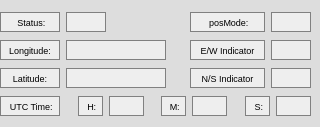
<?xml version="1.0" encoding="UTF-8"?>
<ui version="4.0">
 <class>gpgllwin</class>
 <widget class="QDialog" name="gpgllwin">
  <property name="geometry">
   <rect>
    <x>0</x>
    <y>0</y>
    <width>320</width>
    <height>127</height>
   </rect>
  </property>
  <property name="sizePolicy">
   <sizepolicy hsizetype="Fixed" vsizetype="Fixed">
    <horstretch>0</horstretch>
    <verstretch>0</verstretch>
   </sizepolicy>
  </property>
  <property name="minimumSize">
   <size>
    <width>320</width>
    <height>127</height>
   </size>
  </property>
  <property name="maximumSize">
   <size>
    <width>320</width>
    <height>127</height>
   </size>
  </property>
  <property name="windowTitle">
   <string>Dialog</string>
  </property>
  <property name="styleSheet">
   <string notr="true">*{background-color:#dddddd;}


QLineEdit{background-color:#eeeeee;
border:1px solid gray }

QLabel{
background-color:#eeeeee;
border:1px solid gray}</string>
  </property>
  <widget class="QWidget" name="verticalWidget" native="true">
   <property name="geometry">
    <rect>
     <x>0</x>
     <y>10</y>
     <width>311</width>
     <height>108</height>
    </rect>
   </property>
   <layout class="QVBoxLayout" name="verticalLayout">
    <item>
     <layout class="QHBoxLayout" name="horizontalLayout_4">
      <item>
       <widget class="QLabel" name="sttsl">
        <property name="sizePolicy">
         <sizepolicy hsizetype="Fixed" vsizetype="Fixed">
          <horstretch>0</horstretch>
          <verstretch>0</verstretch>
         </sizepolicy>
        </property>
        <property name="minimumSize">
         <size>
          <width>60</width>
          <height>20</height>
         </size>
        </property>
        <property name="maximumSize">
         <size>
          <width>60</width>
          <height>20</height>
         </size>
        </property>
        <property name="font">
         <font>
          <pointsize>7</pointsize>
         </font>
        </property>
        <property name="text">
         <string> Status:</string>
        </property>
        <property name="alignment">
         <set>Qt::AlignCenter</set>
        </property>
       </widget>
      </item>
      <item>
       <widget class="QLineEdit" name="stts">
        <property name="sizePolicy">
         <sizepolicy hsizetype="Fixed" vsizetype="Fixed">
          <horstretch>50</horstretch>
          <verstretch>0</verstretch>
         </sizepolicy>
        </property>
        <property name="minimumSize">
         <size>
          <width>40</width>
          <height>20</height>
         </size>
        </property>
        <property name="maximumSize">
         <size>
          <width>40</width>
          <height>20</height>
         </size>
        </property>
        <property name="alignment">
         <set>Qt::AlignCenter</set>
        </property>
        <property name="readOnly">
         <bool>true</bool>
        </property>
       </widget>
      </item>
      <item>
       <spacer name="horizontalSpacer_7">
        <property name="orientation">
         <enum>Qt::Horizontal</enum>
        </property>
        <property name="sizeHint" stdset="0">
         <size>
          <width>40</width>
          <height>20</height>
         </size>
        </property>
       </spacer>
      </item>
      <item>
       <widget class="QLabel" name="posml">
        <property name="sizePolicy">
         <sizepolicy hsizetype="Fixed" vsizetype="Fixed">
          <horstretch>0</horstretch>
          <verstretch>0</verstretch>
         </sizepolicy>
        </property>
        <property name="minimumSize">
         <size>
          <width>75</width>
          <height>20</height>
         </size>
        </property>
        <property name="maximumSize">
         <size>
          <width>75</width>
          <height>20</height>
         </size>
        </property>
        <property name="font">
         <font>
          <pointsize>7</pointsize>
         </font>
        </property>
        <property name="text">
         <string> posMode:</string>
        </property>
        <property name="alignment">
         <set>Qt::AlignCenter</set>
        </property>
       </widget>
      </item>
      <item>
       <widget class="QLineEdit" name="posm">
        <property name="sizePolicy">
         <sizepolicy hsizetype="Fixed" vsizetype="Fixed">
          <horstretch>50</horstretch>
          <verstretch>0</verstretch>
         </sizepolicy>
        </property>
        <property name="minimumSize">
         <size>
          <width>40</width>
          <height>20</height>
         </size>
        </property>
        <property name="maximumSize">
         <size>
          <width>40</width>
          <height>20</height>
         </size>
        </property>
        <property name="alignment">
         <set>Qt::AlignCenter</set>
        </property>
        <property name="readOnly">
         <bool>true</bool>
        </property>
       </widget>
      </item>
     </layout>
    </item>
    <item>
     <layout class="QHBoxLayout" name="horizontalLayout_2">
      <item>
       <widget class="QLabel" name="lnhl">
        <property name="sizePolicy">
         <sizepolicy hsizetype="Minimum" vsizetype="Fixed">
          <horstretch>0</horstretch>
          <verstretch>0</verstretch>
         </sizepolicy>
        </property>
        <property name="minimumSize">
         <size>
          <width>60</width>
          <height>20</height>
         </size>
        </property>
        <property name="maximumSize">
         <size>
          <width>60</width>
          <height>20</height>
         </size>
        </property>
        <property name="font">
         <font>
          <pointsize>7</pointsize>
         </font>
        </property>
        <property name="text">
         <string>Longitude:</string>
        </property>
        <property name="alignment">
         <set>Qt::AlignCenter</set>
        </property>
       </widget>
      </item>
      <item>
       <widget class="QLineEdit" name="lon">
        <property name="sizePolicy">
         <sizepolicy hsizetype="Fixed" vsizetype="Fixed">
          <horstretch>0</horstretch>
          <verstretch>0</verstretch>
         </sizepolicy>
        </property>
        <property name="minimumSize">
         <size>
          <width>100</width>
          <height>20</height>
         </size>
        </property>
        <property name="maximumSize">
         <size>
          <width>100</width>
          <height>20</height>
         </size>
        </property>
        <property name="alignment">
         <set>Qt::AlignCenter</set>
        </property>
        <property name="readOnly">
         <bool>true</bool>
        </property>
       </widget>
      </item>
      <item>
       <spacer name="horizontalSpacer_2">
        <property name="orientation">
         <enum>Qt::Horizontal</enum>
        </property>
        <property name="sizeHint" stdset="0">
         <size>
          <width>40</width>
          <height>20</height>
         </size>
        </property>
       </spacer>
      </item>
      <item>
       <widget class="QLabel" name="ewil">
        <property name="sizePolicy">
         <sizepolicy hsizetype="Minimum" vsizetype="Fixed">
          <horstretch>75</horstretch>
          <verstretch>0</verstretch>
         </sizepolicy>
        </property>
        <property name="minimumSize">
         <size>
          <width>75</width>
          <height>20</height>
         </size>
        </property>
        <property name="maximumSize">
         <size>
          <width>16777215</width>
          <height>20</height>
         </size>
        </property>
        <property name="font">
         <font>
          <pointsize>7</pointsize>
         </font>
        </property>
        <property name="text">
         <string>E/W Indicator</string>
        </property>
        <property name="alignment">
         <set>Qt::AlignCenter</set>
        </property>
       </widget>
      </item>
      <item>
       <widget class="QLineEdit" name="ewi">
        <property name="sizePolicy">
         <sizepolicy hsizetype="Fixed" vsizetype="Fixed">
          <horstretch>50</horstretch>
          <verstretch>0</verstretch>
         </sizepolicy>
        </property>
        <property name="minimumSize">
         <size>
          <width>40</width>
          <height>20</height>
         </size>
        </property>
        <property name="maximumSize">
         <size>
          <width>40</width>
          <height>20</height>
         </size>
        </property>
        <property name="alignment">
         <set>Qt::AlignCenter</set>
        </property>
        <property name="readOnly">
         <bool>true</bool>
        </property>
       </widget>
      </item>
     </layout>
    </item>
    <item>
     <layout class="QHBoxLayout" name="horizontalLayout">
      <item>
       <widget class="QLabel" name="lttl">
        <property name="sizePolicy">
         <sizepolicy hsizetype="Minimum" vsizetype="Fixed">
          <horstretch>0</horstretch>
          <verstretch>0</verstretch>
         </sizepolicy>
        </property>
        <property name="minimumSize">
         <size>
          <width>60</width>
          <height>20</height>
         </size>
        </property>
        <property name="maximumSize">
         <size>
          <width>60</width>
          <height>20</height>
         </size>
        </property>
        <property name="font">
         <font>
          <pointsize>7</pointsize>
         </font>
        </property>
        <property name="text">
         <string>Latitude:</string>
        </property>
        <property name="alignment">
         <set>Qt::AlignCenter</set>
        </property>
       </widget>
      </item>
      <item>
       <widget class="QLineEdit" name="lat">
        <property name="sizePolicy">
         <sizepolicy hsizetype="Fixed" vsizetype="Fixed">
          <horstretch>0</horstretch>
          <verstretch>0</verstretch>
         </sizepolicy>
        </property>
        <property name="minimumSize">
         <size>
          <width>100</width>
          <height>20</height>
         </size>
        </property>
        <property name="maximumSize">
         <size>
          <width>100</width>
          <height>20</height>
         </size>
        </property>
        <property name="alignment">
         <set>Qt::AlignCenter</set>
        </property>
        <property name="readOnly">
         <bool>true</bool>
        </property>
       </widget>
      </item>
      <item>
       <spacer name="horizontalSpacer">
        <property name="orientation">
         <enum>Qt::Horizontal</enum>
        </property>
        <property name="sizeHint" stdset="0">
         <size>
          <width>40</width>
          <height>20</height>
         </size>
        </property>
       </spacer>
      </item>
      <item>
       <widget class="QLabel" name="nsil">
        <property name="sizePolicy">
         <sizepolicy hsizetype="Minimum" vsizetype="Fixed">
          <horstretch>75</horstretch>
          <verstretch>0</verstretch>
         </sizepolicy>
        </property>
        <property name="minimumSize">
         <size>
          <width>75</width>
          <height>20</height>
         </size>
        </property>
        <property name="maximumSize">
         <size>
          <width>80</width>
          <height>20</height>
         </size>
        </property>
        <property name="font">
         <font>
          <pointsize>7</pointsize>
         </font>
        </property>
        <property name="text">
         <string>N/S Indicator</string>
        </property>
        <property name="alignment">
         <set>Qt::AlignCenter</set>
        </property>
       </widget>
      </item>
      <item>
       <widget class="QLineEdit" name="nsi">
        <property name="sizePolicy">
         <sizepolicy hsizetype="Fixed" vsizetype="Fixed">
          <horstretch>50</horstretch>
          <verstretch>0</verstretch>
         </sizepolicy>
        </property>
        <property name="minimumSize">
         <size>
          <width>40</width>
          <height>20</height>
         </size>
        </property>
        <property name="maximumSize">
         <size>
          <width>40</width>
          <height>20</height>
         </size>
        </property>
        <property name="alignment">
         <set>Qt::AlignCenter</set>
        </property>
        <property name="readOnly">
         <bool>true</bool>
        </property>
       </widget>
      </item>
     </layout>
    </item>
    <item>
     <layout class="QHBoxLayout" name="horizontalLayout_3">
      <item>
       <widget class="QLabel" name="utcl">
        <property name="sizePolicy">
         <sizepolicy hsizetype="Fixed" vsizetype="Fixed">
          <horstretch>0</horstretch>
          <verstretch>0</verstretch>
         </sizepolicy>
        </property>
        <property name="minimumSize">
         <size>
          <width>60</width>
          <height>20</height>
         </size>
        </property>
        <property name="maximumSize">
         <size>
          <width>60</width>
          <height>20</height>
         </size>
        </property>
        <property name="font">
         <font>
          <pointsize>7</pointsize>
         </font>
        </property>
        <property name="text">
         <string> UTC Time:</string>
        </property>
        <property name="alignment">
         <set>Qt::AlignCenter</set>
        </property>
       </widget>
      </item>
      <item>
       <spacer name="horizontalSpacer_5">
        <property name="orientation">
         <enum>Qt::Horizontal</enum>
        </property>
        <property name="sizeHint" stdset="0">
         <size>
          <width>40</width>
          <height>20</height>
         </size>
        </property>
       </spacer>
      </item>
      <item>
       <widget class="QLabel" name="label_6">
        <property name="sizePolicy">
         <sizepolicy hsizetype="Fixed" vsizetype="Fixed">
          <horstretch>0</horstretch>
          <verstretch>0</verstretch>
         </sizepolicy>
        </property>
        <property name="minimumSize">
         <size>
          <width>25</width>
          <height>20</height>
         </size>
        </property>
        <property name="maximumSize">
         <size>
          <width>25</width>
          <height>20</height>
         </size>
        </property>
        <property name="font">
         <font>
          <pointsize>7</pointsize>
         </font>
        </property>
        <property name="text">
         <string> H:</string>
        </property>
        <property name="alignment">
         <set>Qt::AlignCenter</set>
        </property>
       </widget>
      </item>
      <item>
       <widget class="QLineEdit" name="utch">
        <property name="sizePolicy">
         <sizepolicy hsizetype="Fixed" vsizetype="Fixed">
          <horstretch>50</horstretch>
          <verstretch>0</verstretch>
         </sizepolicy>
        </property>
        <property name="minimumSize">
         <size>
          <width>35</width>
          <height>20</height>
         </size>
        </property>
        <property name="maximumSize">
         <size>
          <width>35</width>
          <height>20</height>
         </size>
        </property>
        <property name="alignment">
         <set>Qt::AlignCenter</set>
        </property>
        <property name="readOnly">
         <bool>true</bool>
        </property>
       </widget>
      </item>
      <item>
       <spacer name="horizontalSpacer_4">
        <property name="orientation">
         <enum>Qt::Horizontal</enum>
        </property>
        <property name="sizeHint" stdset="0">
         <size>
          <width>40</width>
          <height>20</height>
         </size>
        </property>
       </spacer>
      </item>
      <item>
       <widget class="QLabel" name="label_7">
        <property name="sizePolicy">
         <sizepolicy hsizetype="Fixed" vsizetype="Fixed">
          <horstretch>0</horstretch>
          <verstretch>0</verstretch>
         </sizepolicy>
        </property>
        <property name="minimumSize">
         <size>
          <width>25</width>
          <height>20</height>
         </size>
        </property>
        <property name="maximumSize">
         <size>
          <width>25</width>
          <height>20</height>
         </size>
        </property>
        <property name="font">
         <font>
          <pointsize>7</pointsize>
         </font>
        </property>
        <property name="text">
         <string> M:</string>
        </property>
        <property name="alignment">
         <set>Qt::AlignCenter</set>
        </property>
       </widget>
      </item>
      <item>
       <widget class="QLineEdit" name="utcm">
        <property name="sizePolicy">
         <sizepolicy hsizetype="Fixed" vsizetype="Fixed">
          <horstretch>50</horstretch>
          <verstretch>0</verstretch>
         </sizepolicy>
        </property>
        <property name="minimumSize">
         <size>
          <width>35</width>
          <height>20</height>
         </size>
        </property>
        <property name="maximumSize">
         <size>
          <width>35</width>
          <height>20</height>
         </size>
        </property>
        <property name="alignment">
         <set>Qt::AlignCenter</set>
        </property>
        <property name="readOnly">
         <bool>true</bool>
        </property>
       </widget>
      </item>
      <item>
       <spacer name="horizontalSpacer_3">
        <property name="orientation">
         <enum>Qt::Horizontal</enum>
        </property>
        <property name="sizeHint" stdset="0">
         <size>
          <width>40</width>
          <height>20</height>
         </size>
        </property>
       </spacer>
      </item>
      <item>
       <widget class="QLabel" name="label_8">
        <property name="sizePolicy">
         <sizepolicy hsizetype="Fixed" vsizetype="Fixed">
          <horstretch>0</horstretch>
          <verstretch>0</verstretch>
         </sizepolicy>
        </property>
        <property name="minimumSize">
         <size>
          <width>25</width>
          <height>20</height>
         </size>
        </property>
        <property name="maximumSize">
         <size>
          <width>25</width>
          <height>20</height>
         </size>
        </property>
        <property name="font">
         <font>
          <pointsize>7</pointsize>
         </font>
        </property>
        <property name="text">
         <string> S:</string>
        </property>
        <property name="alignment">
         <set>Qt::AlignCenter</set>
        </property>
       </widget>
      </item>
      <item>
       <widget class="QLineEdit" name="utcs">
        <property name="sizePolicy">
         <sizepolicy hsizetype="Fixed" vsizetype="Fixed">
          <horstretch>50</horstretch>
          <verstretch>0</verstretch>
         </sizepolicy>
        </property>
        <property name="minimumSize">
         <size>
          <width>35</width>
          <height>20</height>
         </size>
        </property>
        <property name="maximumSize">
         <size>
          <width>35</width>
          <height>20</height>
         </size>
        </property>
        <property name="alignment">
         <set>Qt::AlignCenter</set>
        </property>
        <property name="readOnly">
         <bool>true</bool>
        </property>
       </widget>
      </item>
     </layout>
    </item>
   </layout>
  </widget>
 </widget>
 <resources/>
 <connections/>
</ui>
